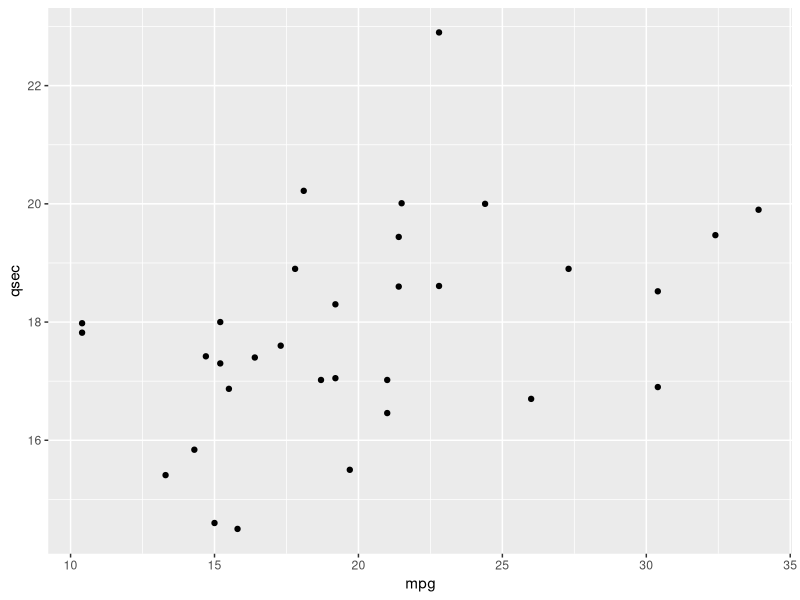

R code for this plot:
## ---- chunk 1
knitr::opts_chunk$set(echo = TRUE)
library(tidyverse)
## ---- chunk 2
ggplot(data = mtcars, aes(x = mpg, y = qsec)) +
  geom_point()
